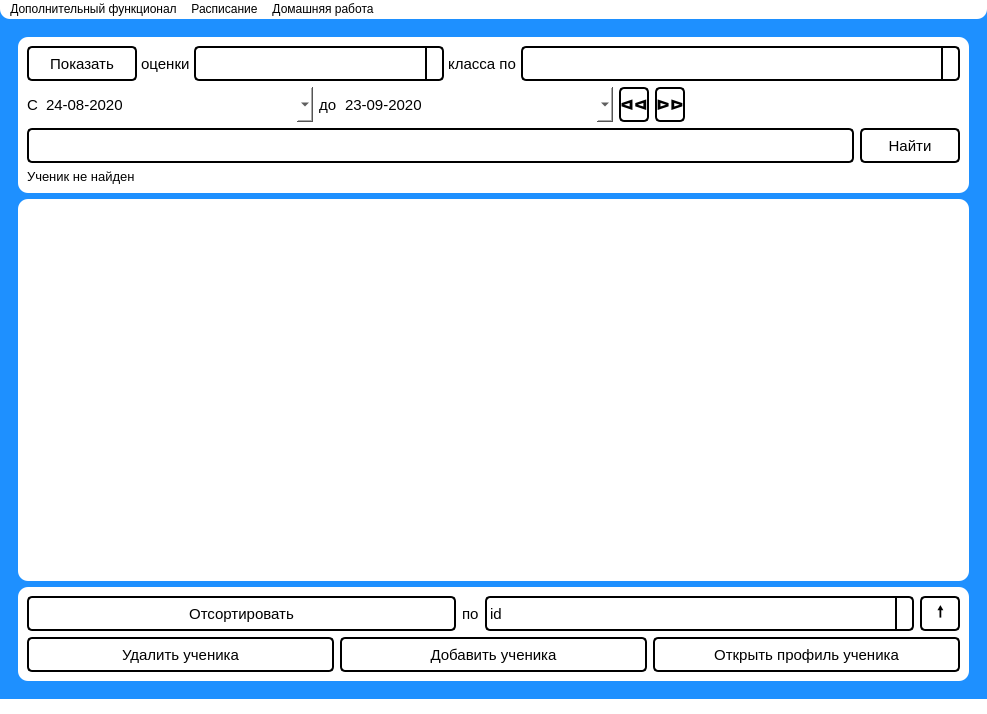
<?xml version="1.0" encoding="UTF-8"?>
<ui version="4.0">
 <class>MainWindow</class>
 <widget class="QMainWindow" name="MainWindow">
  <property name="geometry">
   <rect>
    <x>0</x>
    <y>0</y>
    <width>987</width>
    <height>714</height>
   </rect>
  </property>
  <property name="sizePolicy">
   <sizepolicy hsizetype="Preferred" vsizetype="Fixed">
    <horstretch>0</horstretch>
    <verstretch>0</verstretch>
   </sizepolicy>
  </property>
  <property name="windowTitle">
   <string>MainWindow</string>
  </property>
  <property name="styleSheet">
   <string notr="true">background-color: dodgerblue</string>
  </property>
  <widget class="QWidget" name="centralwidget">
   <layout class="QVBoxLayout" name="verticalLayout">
    <item>
     <widget class="QWidget" name="widget" native="true">
      <property name="styleSheet">
       <string notr="true">background-color: dodgerblue</string>
      </property>
      <layout class="QVBoxLayout" name="verticalLayout_2">
       <item>
        <widget class="QWidget" name="widget_2" native="true">
         <property name="sizePolicy">
          <sizepolicy hsizetype="Preferred" vsizetype="Fixed">
           <horstretch>0</horstretch>
           <verstretch>0</verstretch>
          </sizepolicy>
         </property>
         <property name="styleSheet">
          <string notr="true">background-color: white; border-radius: 10px; </string>
         </property>
         <layout class="QVBoxLayout" name="verticalLayout_3">
          <item>
           <layout class="QHBoxLayout" name="horLay1" stretch="0,0,0,0,0">
            <property name="spacing">
             <number>0</number>
            </property>
            <property name="sizeConstraint">
             <enum>QLayout::SizeConstraint::SetDefaultConstraint</enum>
            </property>
            <property name="leftMargin">
             <number>0</number>
            </property>
            <property name="topMargin">
             <number>0</number>
            </property>
            <property name="rightMargin">
             <number>0</number>
            </property>
            <item>
             <widget class="QPushButton" name="check_class">
              <property name="sizePolicy">
               <sizepolicy hsizetype="Expanding" vsizetype="Preferred">
                <horstretch>0</horstretch>
                <verstretch>35</verstretch>
               </sizepolicy>
              </property>
              <property name="maximumSize">
               <size>
                <width>110</width>
                <height>16777215</height>
               </size>
              </property>
              <property name="font">
               <font>
                <pointsize>11</pointsize>
               </font>
              </property>
              <property name="styleSheet">
               <string notr="true">QPushButton {
    border: 2px solid black;
    border-radius: 5px;
    background-color: qlineargradient(x1: 0, y1: 0, x2: 0, y2: 1,
                                      stop: 0 #f6f7fa, stop: 1 #dadbde);
}

QPushButton:pressed {
    background-color: qlineargradient(x1: 0, y1: 0, x2: 0, y2: 1,
                                      stop: 0 #dadbde, stop: 1 #f6f7fa);
}</string>
              </property>
              <property name="text">
               <string>Показать</string>
              </property>
             </widget>
            </item>
            <item>
             <widget class="QLabel" name="label">
              <property name="sizePolicy">
               <sizepolicy hsizetype="Fixed" vsizetype="Preferred">
                <horstretch>0</horstretch>
                <verstretch>0</verstretch>
               </sizepolicy>
              </property>
              <property name="font">
               <font>
                <pointsize>11</pointsize>
               </font>
              </property>
              <property name="text">
               <string> оценки </string>
              </property>
             </widget>
            </item>
            <item>
             <widget class="QComboBox" name="class_box">
              <property name="sizePolicy">
               <sizepolicy hsizetype="Expanding" vsizetype="Preferred">
                <horstretch>0</horstretch>
                <verstretch>0</verstretch>
               </sizepolicy>
              </property>
              <property name="minimumSize">
               <size>
                <width>0</width>
                <height>35</height>
               </size>
              </property>
              <property name="maximumSize">
               <size>
                <width>250</width>
                <height>16777215</height>
               </size>
              </property>
              <property name="font">
               <font>
                <pointsize>11</pointsize>
               </font>
              </property>
              <property name="styleSheet">
               <string notr="true">QComboBox {
border-left: 2px solid black;
border-top: 2px solid black;
border-bottom: 2px solid black;
border-right: 2px solid black;
border-radius: 5px;
background-color: white;
color: black;
}

QComboBox::drop-down {
    subcontrol-origin: padding;
    subcontrol-position: top right;
    width: 15px;
   border-left: 2px solid black;
}

QComboBox::down-arrow {
   image: url(./static/arrow_down_1.png)
}</string>
              </property>
             </widget>
            </item>
            <item>
             <widget class="QLabel" name="class_lab">
              <property name="sizePolicy">
               <sizepolicy hsizetype="Fixed" vsizetype="Preferred">
                <horstretch>0</horstretch>
                <verstretch>0</verstretch>
               </sizepolicy>
              </property>
              <property name="font">
               <font>
                <pointsize>11</pointsize>
               </font>
              </property>
              <property name="lineWidth">
               <number>1</number>
              </property>
              <property name="text">
               <string> класса по </string>
              </property>
             </widget>
            </item>
            <item>
             <widget class="QComboBox" name="subject_box">
              <property name="sizePolicy">
               <sizepolicy hsizetype="Expanding" vsizetype="Preferred">
                <horstretch>0</horstretch>
                <verstretch>0</verstretch>
               </sizepolicy>
              </property>
              <property name="maximumSize">
               <size>
                <width>16000000</width>
                <height>16777215</height>
               </size>
              </property>
              <property name="font">
               <font>
                <pointsize>11</pointsize>
               </font>
              </property>
              <property name="styleSheet">
               <string notr="true">QComboBox {
border-left: 2px solid black;
border-top: 2px solid black;
border-bottom: 2px solid black;
border-right: 2px solid black;
border-radius: 5px;
background-color: white;
color: black;
}

QComboBox::drop-down {
    subcontrol-origin: padding;
    subcontrol-position: top right;
    width: 15px;
   border-left: 2px solid black;
}

QComboBox::down-arrow {
   image: url(./static/arrow_down_1.png)
}</string>
              </property>
             </widget>
            </item>
           </layout>
          </item>
          <item>
           <layout class="QHBoxLayout" name="horLay3">
            <item>
             <widget class="QLabel" name="label_3">
              <property name="sizePolicy">
               <sizepolicy hsizetype="Fixed" vsizetype="Preferred">
                <horstretch>0</horstretch>
                <verstretch>0</verstretch>
               </sizepolicy>
              </property>
              <property name="font">
               <font>
                <pointsize>11</pointsize>
               </font>
              </property>
              <property name="text">
               <string>C</string>
              </property>
             </widget>
            </item>
            <item>
             <widget class="QDateEdit" name="start_date">
              <property name="sizePolicy">
               <sizepolicy hsizetype="Minimum" vsizetype="Fixed">
                <horstretch>0</horstretch>
                <verstretch>35</verstretch>
               </sizepolicy>
              </property>
              <property name="minimumSize">
               <size>
                <width>0</width>
                <height>35</height>
               </size>
              </property>
              <property name="font">
               <font>
                <pointsize>11</pointsize>
               </font>
              </property>
              <property name="autoFillBackground">
               <bool>false</bool>
              </property>
              <property name="styleSheet">
               <string notr="true">QDateEdit {
border-left: 2px solid black;
border-top: 2px solid black;
border-right: 2px solid black;
border-bottom: 2px solid black;
border-radius: 5px;
background-color: white;
color: black;
font-color: black;
}

QDateEdit::drop-down {
    subcontrol-origin: padding;
    subcontrol-position: top right;
    width: 15px;
   border-left: 2px solid black;
}

QDateEdit::QCalendarWidget {
background-color: black;
}

QDateEdit::down-arrow {
   image: url(./static/arrow_down_1.png)
}r</string>
              </property>
              <property name="wrapping">
               <bool>false</bool>
              </property>
              <property name="showGroupSeparator" stdset="0">
               <bool>false</bool>
              </property>
              <property name="dateTime">
               <datetime>
                <hour>0</hour>
                <minute>0</minute>
                <second>0</second>
                <year>2020</year>
                <month>8</month>
                <day>24</day>
               </datetime>
              </property>
              <property name="displayFormat">
               <string>dd-MM-yyyy</string>
              </property>
              <property name="calendarPopup">
               <bool>true</bool>
              </property>
             </widget>
            </item>
            <item>
             <widget class="QLabel" name="label_4">
              <property name="sizePolicy">
               <sizepolicy hsizetype="Fixed" vsizetype="Preferred">
                <horstretch>0</horstretch>
                <verstretch>0</verstretch>
               </sizepolicy>
              </property>
              <property name="font">
               <font>
                <pointsize>11</pointsize>
               </font>
              </property>
              <property name="text">
               <string>до</string>
              </property>
             </widget>
            </item>
            <item>
             <widget class="QDateEdit" name="finish_date">
              <property name="sizePolicy">
               <sizepolicy hsizetype="Minimum" vsizetype="Fixed">
                <horstretch>0</horstretch>
                <verstretch>35</verstretch>
               </sizepolicy>
              </property>
              <property name="minimumSize">
               <size>
                <width>0</width>
                <height>35</height>
               </size>
              </property>
              <property name="font">
               <font>
                <pointsize>11</pointsize>
               </font>
              </property>
              <property name="styleSheet">
               <string notr="true">QDateEdit {
border-left: 2px solid black;
border-top: 2px solid black;
border-right: 2px solid black;
border-bottom: 2px solid black;
border-radius: 5px;
background-color: white;
color: black;
font-color: black;
}

QDateEdit::drop-down {
    subcontrol-origin: padding;
    subcontrol-position: top right;
    width: 15px;
   border-left: 2px solid black;
}

QDateEdit::QCalendarWidget {
background-color: black;
}

QDateEdit::down-arrow {
   image: url(./static/arrow_down_1.png)
}r</string>
              </property>
              <property name="dateTime">
               <datetime>
                <hour>0</hour>
                <minute>0</minute>
                <second>0</second>
                <year>2020</year>
                <month>9</month>
                <day>23</day>
               </datetime>
              </property>
              <property name="displayFormat">
               <string>dd-MM-yyyy</string>
              </property>
              <property name="calendarPopup">
               <bool>true</bool>
              </property>
             </widget>
            </item>
            <item>
             <widget class="QPushButton" name="month_ago">
              <property name="minimumSize">
               <size>
                <width>0</width>
                <height>35</height>
               </size>
              </property>
              <property name="maximumSize">
               <size>
                <width>30</width>
                <height>100</height>
               </size>
              </property>
              <property name="font">
               <font>
                <pointsize>11</pointsize>
                <bold>true</bold>
               </font>
              </property>
              <property name="toolTip">
               <string extracomment="Передвинуть период на месяц назад"/>
              </property>
              <property name="whatsThis">
               <string/>
              </property>
              <property name="styleSheet">
               <string notr="true">QPushButton {
    border: 2px solid black;
    border-radius: 5px;
    background-color: qlineargradient(x1: 0, y1: 0, x2: 0, y2: 1,
                                      stop: 0 #f6f7fa, stop: 1 #dadbde);
}

QPushButton:pressed {
    background-color: qlineargradient(x1: 0, y1: 0, x2: 0, y2: 1,
                                      stop: 0 #dadbde, stop: 1 #f6f7fa);
}</string>
              </property>
              <property name="text">
               <string>ᐊᐊ</string>
              </property>
              <property name="autoDefault">
               <bool>false</bool>
              </property>
             </widget>
            </item>
            <item>
             <widget class="QPushButton" name="month_later">
              <property name="minimumSize">
               <size>
                <width>0</width>
                <height>35</height>
               </size>
              </property>
              <property name="maximumSize">
               <size>
                <width>30</width>
                <height>16777215</height>
               </size>
              </property>
              <property name="font">
               <font>
                <pointsize>11</pointsize>
                <bold>true</bold>
               </font>
              </property>
              <property name="toolTip">
               <string extracomment="Передвинуть период на месяц вперед"/>
              </property>
              <property name="styleSheet">
               <string notr="true">QPushButton {
    border: 2px solid black;
    border-radius: 5px;
    background-color: qlineargradient(x1: 0, y1: 0, x2: 0, y2: 1,
                                      stop: 0 #f6f7fa, stop: 1 #dadbde);
}

QPushButton:pressed {
    background-color: qlineargradient(x1: 0, y1: 0, x2: 0, y2: 1,
                                      stop: 0 #dadbde, stop: 1 #f6f7fa);
}</string>
              </property>
              <property name="text">
               <string>ᐅᐅ</string>
              </property>
             </widget>
            </item>
            <item>
             <widget class="QWidget" name="widget_5" native="true"/>
            </item>
           </layout>
          </item>
          <item>
           <layout class="QHBoxLayout" name="horLay2">
            <item>
             <widget class="QLineEdit" name="pupil_name_for_find">
              <property name="sizePolicy">
               <sizepolicy hsizetype="Expanding" vsizetype="Preferred">
                <horstretch>0</horstretch>
                <verstretch>0</verstretch>
               </sizepolicy>
              </property>
              <property name="minimumSize">
               <size>
                <width>600</width>
                <height>35</height>
               </size>
              </property>
              <property name="font">
               <font>
                <pointsize>10</pointsize>
               </font>
              </property>
              <property name="styleSheet">
               <string notr="true">border-radius: 5px;
background-color: white;
border: 2px solid black;</string>
              </property>
             </widget>
            </item>
            <item>
             <widget class="QPushButton" name="btn_find_pupil">
              <property name="sizePolicy">
               <sizepolicy hsizetype="Fixed" vsizetype="Preferred">
                <horstretch>0</horstretch>
                <verstretch>0</verstretch>
               </sizepolicy>
              </property>
              <property name="minimumSize">
               <size>
                <width>100</width>
                <height>35</height>
               </size>
              </property>
              <property name="font">
               <font>
                <pointsize>11</pointsize>
               </font>
              </property>
              <property name="styleSheet">
               <string notr="true">QPushButton {
    border: 2px solid black;
    border-radius: 5px;
    background-color: qlineargradient(x1: 0, y1: 0, x2: 0, y2: 1,
                                      stop: 0 #f6f7fa, stop: 1 #dadbde);
}

QPushButton:pressed {
    background-color: qlineargradient(x1: 0, y1: 0, x2: 0, y2: 1,
                                      stop: 0 #dadbde, stop: 1 #f6f7fa);
}</string>
              </property>
              <property name="text">
               <string>Найти</string>
              </property>
             </widget>
            </item>
           </layout>
          </item>
          <item>
           <widget class="QLabel" name="error_lab">
            <property name="font">
             <font>
              <pointsize>10</pointsize>
             </font>
            </property>
            <property name="text">
             <string>Ученик не найден</string>
            </property>
           </widget>
          </item>
         </layout>
        </widget>
       </item>
       <item>
        <widget class="QWidget" name="widget_4" native="true">
         <property name="styleSheet">
          <string notr="true">background-color: white; border-radius: 10px</string>
         </property>
         <layout class="QVBoxLayout" name="verticalLayout_5">
          <item>
           <widget class="QTableWidget" name="table_puplis">
            <property name="styleSheet">
             <string notr="true"/>
            </property>
            <property name="dragEnabled">
             <bool>false</bool>
            </property>
            <property name="showGrid">
             <bool>true</bool>
            </property>
            <property name="gridStyle">
             <enum>Qt::PenStyle::SolidLine</enum>
            </property>
            <property name="sortingEnabled">
             <bool>true</bool>
            </property>
            <property name="cornerButtonEnabled">
             <bool>true</bool>
            </property>
            <attribute name="horizontalHeaderVisible">
             <bool>true</bool>
            </attribute>
            <attribute name="horizontalHeaderCascadingSectionResizes">
             <bool>false</bool>
            </attribute>
            <attribute name="horizontalHeaderHighlightSections">
             <bool>true</bool>
            </attribute>
            <attribute name="horizontalHeaderShowSortIndicator" stdset="0">
             <bool>true</bool>
            </attribute>
            <attribute name="horizontalHeaderStretchLastSection">
             <bool>false</bool>
            </attribute>
            <attribute name="verticalHeaderVisible">
             <bool>true</bool>
            </attribute>
            <attribute name="verticalHeaderCascadingSectionResizes">
             <bool>false</bool>
            </attribute>
            <attribute name="verticalHeaderHighlightSections">
             <bool>true</bool>
            </attribute>
            <attribute name="verticalHeaderShowSortIndicator" stdset="0">
             <bool>false</bool>
            </attribute>
            <attribute name="verticalHeaderStretchLastSection">
             <bool>false</bool>
            </attribute>
           </widget>
          </item>
         </layout>
        </widget>
       </item>
       <item>
        <widget class="QWidget" name="widget_3" native="true">
         <property name="sizePolicy">
          <sizepolicy hsizetype="Preferred" vsizetype="Fixed">
           <horstretch>0</horstretch>
           <verstretch>0</verstretch>
          </sizepolicy>
         </property>
         <property name="styleSheet">
          <string notr="true">background-color: white; border-radius: 10px;</string>
         </property>
         <layout class="QVBoxLayout" name="verticalLayout_4">
          <item>
           <layout class="QHBoxLayout" name="horLay_5">
            <item>
             <widget class="QPushButton" name="btn_sort">
              <property name="sizePolicy">
               <sizepolicy hsizetype="Minimum" vsizetype="Preferred">
                <horstretch>0</horstretch>
                <verstretch>0</verstretch>
               </sizepolicy>
              </property>
              <property name="minimumSize">
               <size>
                <width>0</width>
                <height>35</height>
               </size>
              </property>
              <property name="font">
               <font>
                <pointsize>11</pointsize>
               </font>
              </property>
              <property name="styleSheet">
               <string notr="true">QPushButton {
    border: 2px solid black;
    border-radius: 5px;
    background-color: qlineargradient(x1: 0, y1: 0, x2: 0, y2: 1,
                                      stop: 0 #f6f7fa, stop: 1 #dadbde);
}

QPushButton:pressed {
    background-color: qlineargradient(x1: 0, y1: 0, x2: 0, y2: 1,
                                      stop: 0 #dadbde, stop: 1 #f6f7fa);
}</string>
              </property>
              <property name="text">
               <string>Отсортировать</string>
              </property>
              <property name="autoDefault">
               <bool>true</bool>
              </property>
             </widget>
            </item>
            <item>
             <widget class="QLabel" name="label_5">
              <property name="sizePolicy">
               <sizepolicy hsizetype="Fixed" vsizetype="Preferred">
                <horstretch>0</horstretch>
                <verstretch>0</verstretch>
               </sizepolicy>
              </property>
              <property name="font">
               <font>
                <pointsize>11</pointsize>
               </font>
              </property>
              <property name="text">
               <string>по</string>
              </property>
             </widget>
            </item>
            <item>
             <widget class="QComboBox" name="sort_key_box">
              <property name="sizePolicy">
               <sizepolicy hsizetype="Preferred" vsizetype="Preferred">
                <horstretch>0</horstretch>
                <verstretch>0</verstretch>
               </sizepolicy>
              </property>
              <property name="minimumSize">
               <size>
                <width>0</width>
                <height>35</height>
               </size>
              </property>
              <property name="font">
               <font>
                <pointsize>11</pointsize>
               </font>
              </property>
              <property name="styleSheet">
               <string notr="true">QComboBox {
border-left: 2px solid black;
border-top: 2px solid black;
border-bottom: 2px solid black;
border-right: 2px solid black;
border-radius: 5px;
background-color: white;
color: black;
}

QComboBox::drop-down {
    subcontrol-origin: padding;
    subcontrol-position: top right;
    width: 15px;
   border-left: 2px solid black;
}

QComboBox::down-arrow {
   image: url(./static/arrow_down_1.png)
}</string>
              </property>
              <item>
               <property name="text">
                <string>id</string>
               </property>
              </item>
              <item>
               <property name="text">
                <string>ФИО</string>
               </property>
              </item>
              <item>
               <property name="text">
                <string>Среднему баллу</string>
               </property>
              </item>
             </widget>
            </item>
            <item>
             <widget class="QPushButton" name="sort_order">
              <property name="minimumSize">
               <size>
                <width>0</width>
                <height>35</height>
               </size>
              </property>
              <property name="maximumSize">
               <size>
                <width>40</width>
                <height>16777215</height>
               </size>
              </property>
              <property name="font">
               <font>
                <pointsize>11</pointsize>
                <bold>true</bold>
               </font>
              </property>
              <property name="toolTip">
               <string notr="true" comment="По возрастанию">По возрастанию</string>
              </property>
              <property name="statusTip">
               <string comment="По возрастанию"/>
              </property>
              <property name="whatsThis">
               <string comment="По возрастанию"/>
              </property>
              <property name="styleSheet">
               <string notr="true">QPushButton {
    border: 2px solid black;
    border-radius: 5px;
    background-color: qlineargradient(x1: 0, y1: 0, x2: 0, y2: 1,
                                      stop: 0 #f6f7fa, stop: 1 #dadbde);
}

QPushButton:pressed {
    background-color: qlineargradient(x1: 0, y1: 0, x2: 0, y2: 1,
                                      stop: 0 #dadbde, stop: 1 #f6f7fa);
}</string>
              </property>
              <property name="text">
               <string>🠕</string>
              </property>
             </widget>
            </item>
           </layout>
          </item>
          <item>
           <layout class="QHBoxLayout" name="horLay4">
            <item>
             <widget class="QPushButton" name="btn_delete_pupil">
              <property name="minimumSize">
               <size>
                <width>0</width>
                <height>35</height>
               </size>
              </property>
              <property name="font">
               <font>
                <pointsize>11</pointsize>
               </font>
              </property>
              <property name="styleSheet">
               <string notr="true">QPushButton {
    border: 2px solid black;
    border-radius: 5px;
    background-color: qlineargradient(x1: 0, y1: 0, x2: 0, y2: 1,
                                      stop: 0 #f6f7fa, stop: 1 #dadbde);
}

QPushButton:pressed {
    background-color: qlineargradient(x1: 0, y1: 0, x2: 0, y2: 1,
                                      stop: 0 #dadbde, stop: 1 #f6f7fa);
}</string>
              </property>
              <property name="text">
               <string>Удалить ученика</string>
              </property>
              <property name="shortcut">
               <string>Del</string>
              </property>
             </widget>
            </item>
            <item>
             <widget class="QPushButton" name="btn_add_pupil">
              <property name="minimumSize">
               <size>
                <width>0</width>
                <height>35</height>
               </size>
              </property>
              <property name="font">
               <font>
                <pointsize>11</pointsize>
               </font>
              </property>
              <property name="styleSheet">
               <string notr="true">QPushButton {
    border: 2px solid black;
    border-radius: 5px;
    background-color: qlineargradient(x1: 0, y1: 0, x2: 0, y2: 1,
                                      stop: 0 #f6f7fa, stop: 1 #dadbde);
}

QPushButton:pressed {
    background-color: qlineargradient(x1: 0, y1: 0, x2: 0, y2: 1,
                                      stop: 0 #dadbde, stop: 1 #f6f7fa);
}</string>
              </property>
              <property name="text">
               <string>Добавить ученика</string>
              </property>
              <property name="shortcut">
               <string>Ctrl++</string>
              </property>
             </widget>
            </item>
            <item>
             <widget class="QPushButton" name="btn_open_pupil">
              <property name="minimumSize">
               <size>
                <width>0</width>
                <height>35</height>
               </size>
              </property>
              <property name="font">
               <font>
                <pointsize>11</pointsize>
               </font>
              </property>
              <property name="styleSheet">
               <string notr="true">QPushButton {
    border: 2px solid black;
    border-radius: 5px;
    background-color: qlineargradient(x1: 0, y1: 0, x2: 0, y2: 1,
                                      stop: 0 #f6f7fa, stop: 1 #dadbde);
}

QPushButton:pressed {
    background-color: qlineargradient(x1: 0, y1: 0, x2: 0, y2: 1,
                                      stop: 0 #dadbde, stop: 1 #f6f7fa);
}</string>
              </property>
              <property name="text">
               <string>Открыть профиль ученика</string>
              </property>
              <property name="shortcut">
               <string>O</string>
              </property>
             </widget>
            </item>
           </layout>
          </item>
         </layout>
        </widget>
       </item>
      </layout>
     </widget>
    </item>
   </layout>
  </widget>
  <widget class="QMenuBar" name="menuBar">
   <property name="geometry">
    <rect>
     <x>0</x>
     <y>0</y>
     <width>987</width>
     <height>33</height>
    </rect>
   </property>
   <property name="styleSheet">
    <string notr="true">background-color: white; 
border-bottom-right-radius: 10px;
border-bottom-left-radius: 10px</string>
   </property>
   <widget class="QMenu" name="menu">
    <property name="autoFillBackground">
     <bool>false</bool>
    </property>
    <property name="styleSheet">
     <string notr="true">QMenu {color: black;}
QMenu::selected {background-color: lightgray;}</string>
    </property>
    <property name="title">
     <string>Дополнительный функционал</string>
    </property>
    <property name="separatorsCollapsible">
     <bool>false</bool>
    </property>
    <addaction name="create_bd_action"/>
    <addaction name="add_subject_action"/>
   </widget>
   <widget class="QMenu" name="btn_schedule">
    <property name="styleSheet">
     <string notr="true">QMenu {color: black;}
QMenu::selected {background-color: lightgray;}</string>
    </property>
    <property name="title">
     <string>Расписание</string>
    </property>
    <addaction name="btn_schedule_2"/>
   </widget>
   <widget class="QMenu" name="menu_2">
    <property name="title">
     <string>Домашняя работа</string>
    </property>
    <addaction name="btn_homework"/>
   </widget>
   <addaction name="menu"/>
   <addaction name="btn_schedule"/>
   <addaction name="menu_2"/>
  </widget>
  <widget class="QStatusBar" name="statusBar">
   <property name="sizePolicy">
    <sizepolicy hsizetype="Expanding" vsizetype="Minimum">
     <horstretch>0</horstretch>
     <verstretch>0</verstretch>
    </sizepolicy>
   </property>
   <property name="maximumSize">
    <size>
     <width>16777215</width>
     <height>15</height>
    </size>
   </property>
   <property name="styleSheet">
    <string notr="true">background-color: white;
height: 10px</string>
   </property>
   <property name="sizeGripEnabled">
    <bool>true</bool>
   </property>
  </widget>
  <action name="about_programm_action">
   <property name="text">
    <string>О программе</string>
   </property>
  </action>
  <action name="create_bd_action">
   <property name="text">
    <string>Создать базы данных</string>
   </property>
  </action>
  <action name="help_action">
   <property name="text">
    <string>Помощь</string>
   </property>
  </action>
  <action name="add_subject_action">
   <property name="text">
    <string>Управление предметами</string>
   </property>
  </action>
  <action name="action">
   <property name="text">
    <string>О нас</string>
   </property>
  </action>
  <action name="action_2">
   <property name="text">
    <string>Инструкция</string>
   </property>
  </action>
  <action name="about_action">
   <property name="text">
    <string>О нас</string>
   </property>
  </action>
  <action name="btn_schedule_2">
   <property name="text">
    <string>Открыть расписание</string>
   </property>
  </action>
  <action name="homework_2">
   <property name="text">
    <string>Открыть</string>
   </property>
  </action>
  <action name="action_3">
   <property name="text">
    <string>Открыть</string>
   </property>
  </action>
  <action name="btn_homework">
   <property name="text">
    <string>Открыть</string>
   </property>
  </action>
 </widget>
 <resources/>
 <connections/>
</ui>
